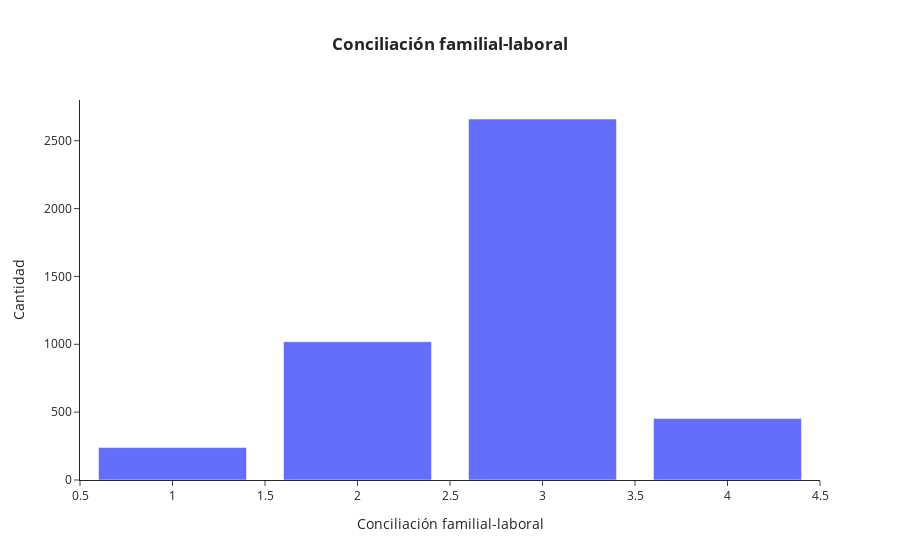

The notebook cell saved with this chart:
### Code cell
# crear dataset
base = tabla.groupby(['conciliacion_faimilar_laboral'])[['edad']].count().reset_index().sort_values('edad', ascending = False).rename(columns ={'edad':'count'})

# crear gráfica
fig = px.bar(base, x='conciliacion_faimilar_laboral', y='count', barmode ='group', title ='<b>Conciliación familial-laboral<b>')

# agregar detalles a la gráfica
fig.update_layout(
    yaxis_title = 'Cantidad',
    xaxis_title = 'Conciliación familial-laboral',
    template = 'simple_white',
    title_x = 0.5)

fig.show()

### Figure 1 — Plotly figure (JSON) as saved in the notebook; plotly's stock layout.template omitted (floating-point values rounded to 4 significant figures)
{"data": [{"alignmentgroup": "True", "hovertemplate": "conciliacion_faimilar_laboral=%{x}<br>count=%{y}<extra></extra>", "legendgroup": "", "marker": {"color": "#636efa", "pattern": {"shape": ""}}, "name": "", "offsetgroup": "", "orientation": "v", "showlegend": false, "textposition": "auto", "type": "bar", "x": [3, 2, 4, 1], "xaxis": "x", "y": [2660, 1019, 454, 239], "yaxis": "y"}], "layout": {"barmode": "group", "legend": {"tracegroupgap": 0}, "title": {"text": "<b>Conciliación familial-laboral<b>", "x": 0.5}, "xaxis": {"anchor": "y", "domain": [0, 1], "title": {"text": "Conciliación familial-laboral"}}, "yaxis": {"anchor": "x", "domain": [0, 1], "title": {"text": "Cantidad"}}}}
